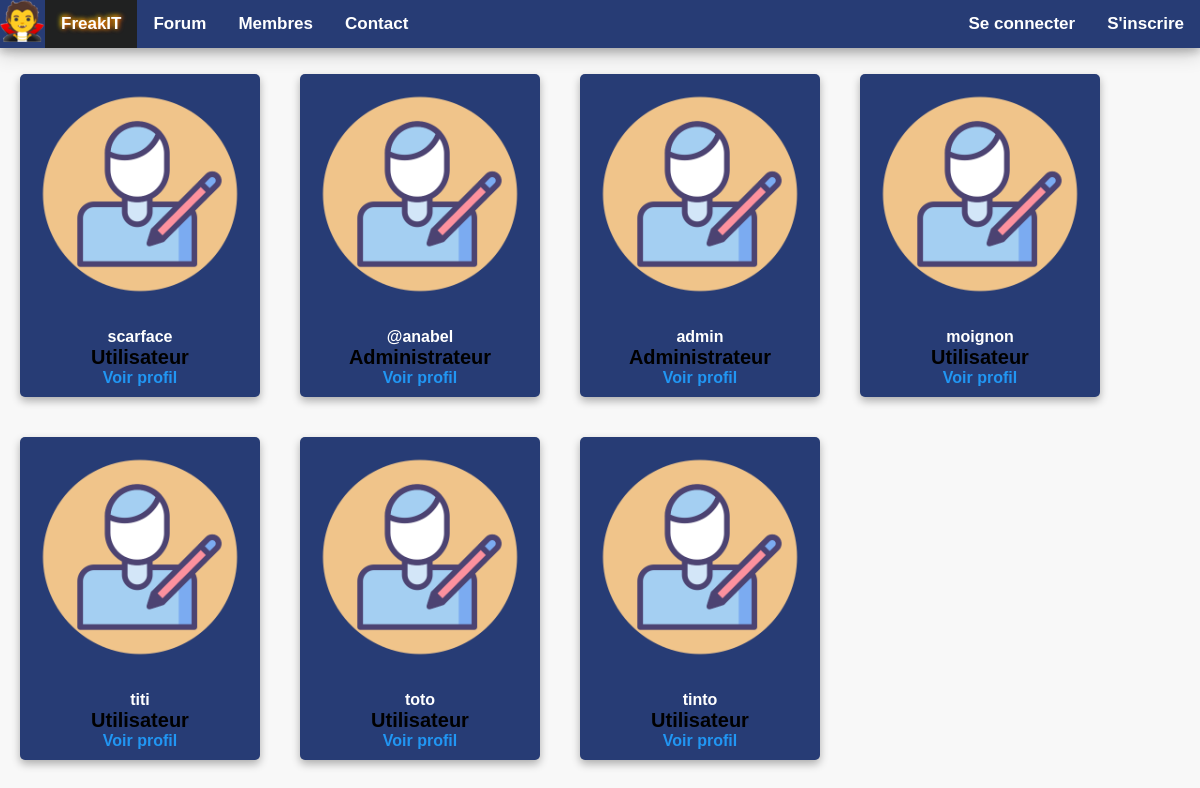
The page /membres.php on the database its author committed.
### tables this page shows
CREATE TABLE IF NOT EXISTS `users` (
  `id` int NOT NULL AUTO_INCREMENT,
  `pseudo` varchar(33) NOT NULL,
  `lastname` varchar(33) NOT NULL,
  `firstname` varchar(33) NOT NULL,
  `gender` varchar(10) NOT NULL,
  `email` varchar(100) NOT NULL,
  `pwd` text NOT NULL,
  `birthday` text NOT NULL,
  `signing` varchar(250) NOT NULL,
  `role` int NOT NULL DEFAULT '0',
  `inscription_date` date NOT NULL,
  `avatar` varchar(255) NOT NULL,
  PRIMARY KEY (`id`)
);

### php/users/membresAction.php (called while the page is built, shortened)
<?php
require('php/database.php');
$getid = isset($_SESSION['id']) ? $_SESSION['id'] : null;
$req_User = "SELECT id, pseudo, role FROM users";
$User = $db->prepare($req_User);
if(isset($getid)){
    $User->execute([$getid]);
} else {
    $User->execute();
}
$displayUser = $User->fetchAll();
?>

### membres.php (the view, shortened to what this page needs)
<?php
require('php/users/membresAction.php');
?>
<!DOCTYPE html>
<html lang="en">
<?php include 'include/head.php'; ?>
<body>
    <?php include 'include/navbar.php'; ?>
    <br/><br/><br/>
        <div class="container-signup">
                <?php
                foreach ($displayUser as $user) {
                    $path = NULL;
                    if(!empty($user['avatar'])){
                        $path = "images/avatar/" . $user['avatar'];
                    } else {
                        $path = "images/avatar/default/avatar_default.png";
                    }
                    $role = '';
                    switch ($user['role']) {
                        case 0:
                            $role = 'Utilisateur';
                            break;
                        case 1:
                            $role = 'Administrateur';
                            break;
                    }
                    ?>
                    <div class="card-membre">
                        <img src='<?= $path ?>' class='card-img' alt='...'>
                        <div class="voir-profil">
                            <p><?= $user['pseudo']."<br>" ?></p>
                            <p class="role-p"><?= $role."<br>" ?></p>
                            <h4><b><a href="profile.php?id=<?= $user['id'] ?>" class="membres-a">Voir profil</a></b></h4>
                        </div>
                    </div>
                <?php
                }
                ?>
          </div>
</body>
</html>

### include/head.php (shortened to what this page needs)
<head>
    <link rel="stylesheet" type="text/css" href="css/navbar.css"/>
    <link rel="stylesheet" type="text/css" href="css/style.css"/>
    <link rel="stylesheet" type="text/css" href="css/forum.css"/>
    <link rel="stylesheet" type="text/css" href="css/membres.css"/>
    <link rel="stylesheet" type="text/css" href="css/bottom.css"/>
    <link rel="stylesheet" type="text/css" href="css/search.css"/>
    <link rel="stylesheet" type="text/css" href="css/profile.css"/>
    <link rel="stylesheet" type="text/css" href="css/editerprofile.css"/>
    <link rel="stylesheet" type="text/css" href="css/article.css"/>
   <link rel="stylesheet" type="text/css" href="css/administrateur.css"/>
</head>

### include/navbar.php (shortened to what this page needs)
<!DOCTYPE html>
<html lang="en">
<head>
    <link rel="stylesheet" type="text/css" href="../css/navbar.css"/>
    <link rel="stylesheet" href="https://cdnjs.cloudflare.com/ajax/libs/font-awesome/4.7.0/css/font-awesome.min.css">
</head>
<body>
    <div class="topnav" id="myTopnav">
        <div class="topnav-img">
            <img src="images/freakit.png" class ="freakit" alt="">
        </div>
        <a class="active" href="index.php">FreakIT</a>
        <a href="forum.php">Forum</a>
        <a href="membres.php">Membres</a>
        <a href="contact.php">Contact</a>
        <div class="topnav-right">
            <?php if(!isset($_SESSION['auth'])) {
            ?>
                <a href="login.php">Se connecter</a>
                <a href="signup.php">S'inscrire</a>
            <?php } else { ?>
                <a href="my-questions.php?id=<?= $_SESSION['id'];?>">Mes Questions</a>
                <a href="profile.php?id=<?= $_SESSION['id'];?>">Pofile</a>
                <a href="php/users/logoutAction.php">Logout</a>
            <?php } ?>
        </div>
    </div>
</body>
</html>

### css/navbar.css (style rules this page uses)
* { box-sizing: border-box; }
body { margin: 0; font-family: Arial, Helvetica, sans-serif; }
.topnav { overflow: hidden; background-color: #273c75; position: fixed; width: 100%; z-index: 1000; box-shadow: 0 4px 8px 0 rgba(0, 0, 0, 0.2), 0 6px 20px 0 rgba(0, 0, 0, 0.19); }
.topnav a { float: left; display: block; color: white; text-align: center; padding: 14px 16px; text-decoration: none; font-size: 17px; font-weight: bold; }
.topnav a.active { background-color: #202121; color: white; text-shadow: 1px 0px 5px orangered, -1px -1px 5px yellow; }
.topnav-right { float: right; }
.topnav-img { float: left; }
.freakit { width: 45px; height: 44px; }

### css/style.css (style rules this page uses)
body { font-family: Arial, sans-serif; margin: 0; padding: 0; justify-content: center; align-items: center; background-color: #f5f5f5; }

### css/membres.css (style rules this page uses)
.card-membre { width: 20%; margin: 20px; box-shadow: 0 4px 8px rgba(0, 0, 0, 0.3); float: left; text-align: center; overflow: hidden; background-color: #273c75; border-radius: 5px; color: white; font-weight: bold; }
.membres-a { text-decoration: none; color: #2196F3; }
.voir-profil { padding: 10px; }
img { border-radius: 5px 5px 0 0; width: 100%; height: auto; }
.role-p { color: black; font-weight: bold; font-size: 20px; }

### css/search.css (style rules this page uses)
::placeholder { color: gainsboro; }

### css/profile.css (style rules this page uses)
body { font-family: 'Arial', sans-serif; margin: 0; padding: 0; background-color: #f4f4f4; }

### css/editerprofile.css (style rules this page uses)
body { font-family: 'Arial', sans-serif; margin: 0; padding: 0; background-color: #f4f4f4; }

### css/article.css (style rules this page uses)
body { font-family: 'Arial', sans-serif; margin: 0; padding: 0; background-color: #f4f4f4; }

### css/administrateur.css (style rules this page uses)
* { margin: 0; padding: 0; box-sizing: border-box; }
body { font-family: 'Arial', sans-serif; background-color: #f8f8f8; }

### rows shown on the page
users: pseudo "scarface", role "Utilisateur"
users: pseudo "@anabel", role "Administrateur"
users: pseudo "admin", role "Administrateur"
users: pseudo "moignon", role "Utilisateur"
users: pseudo "titi", role "Utilisateur"
users: pseudo "toto", role "Utilisateur"
users: pseudo "tinto", role "Utilisateur"
